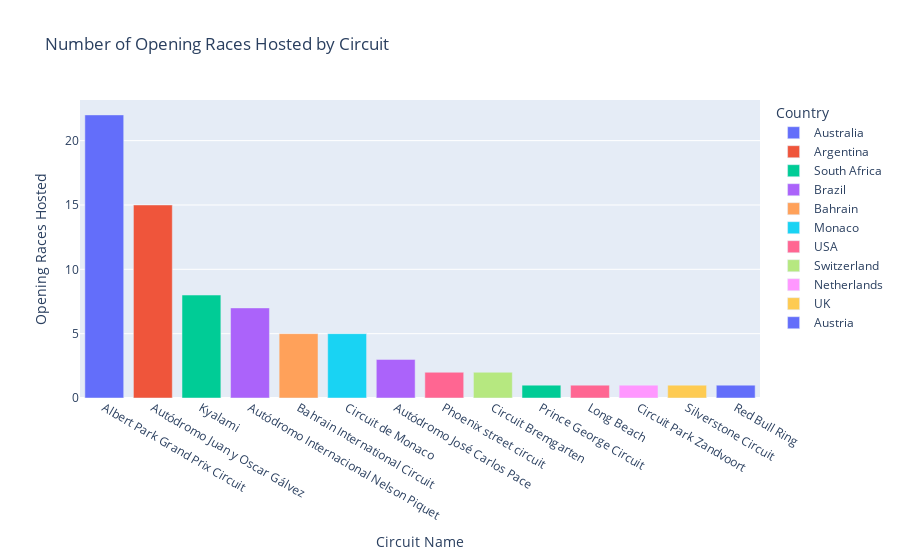

Notebook code for this chart:
### Code cell
fig = px.bar(datos, x='Circuit Name', y='Opening Races Hosted', color='Country', hover_data=['City', 'Grand Prix Name'],
             title='Number of Opening Races Hosted by Circuit')

fig.update_layout(xaxis={'categoryorder':'total descending'})

fig.show();

### Figure 1 — Plotly figure (JSON) as saved in the notebook; plotly's stock layout.template omitted (floating-point values rounded to 4 significant figures)
{"data": [{"alignmentgroup": "True", "customdata": [["Melbourne", "Australian Grand Prix"]], "hovertemplate": "Country=Australia<br>Circuit Name=%{x}<br>Opening Races Hosted=%{y}<br>City=%{customdata[0]}<br>Grand Prix Name=%{customdata[1]}<extra></extra>", "legendgroup": "Australia", "marker": {"color": "#636efa", "pattern": {"shape": ""}}, "name": "Australia", "offsetgroup": "Australia", "orientation": "v", "showlegend": true, "textposition": "auto", "type": "bar", "x": ["Albert Park Grand Prix Circuit"], "xaxis": "x", "y": [22], "yaxis": "y"}, {"alignmentgroup": "True", "customdata": [["Buenos Aires", "Argentine Grand Prix"]], "hovertemplate": "Country=Argentina<br>Circuit Name=%{x}<br>Opening Races Hosted=%{y}<br>City=%{customdata[0]}<br>Grand Prix Name=%{customdata[1]}<extra></extra>", "legendgroup": "Argentina", "marker": {"color": "#EF553B", "pattern": {"shape": ""}}, "name": "Argentina", "offsetgroup": "Argentina", "orientation": "v", "showlegend": true, "textposition": "auto", "type": "bar", "x": ["Autódromo Juan y Oscar Gálvez"], "xaxis": "x", "y": [15], "yaxis": "y"}, {"alignmentgroup": "True", "customdata": [["Midrand", "South African Grand Prix"], ["Eastern Cape Province", "South African Grand Prix"]], "hovertemplate": "Country=South Africa<br>Circuit Name=%{x}<br>Opening Races Hosted=%{y}<br>City=%{customdata[0]}<br>Grand Prix Name=%{customdata[1]}<extra></extra>", "legendgroup": "South Africa", "marker": {"color": "#00cc96", "pattern": {"shape": ""}}, "name": "South Africa", "offsetgroup": "South Africa", "orientation": "v", "showlegend": true, "textposition": "auto", "type": "bar", "x": ["Kyalami", "Prince George Circuit"], "xaxis": "x", "y": [8, 1], "yaxis": "y"}, {"alignmentgroup": "True", "customdata": [["Rio de Janeiro", "Brazilian Grand Prix"], ["São Paulo", "Brazilian Grand Prix"]], "hovertemplate": "Country=Brazil<br>Circuit Name=%{x}<br>Opening Races Hosted=%{y}<br>City=%{customdata[0]}<br>Grand Prix Name=%{customdata[1]}<extra></extra>", "legendgroup": "Brazil", "marker": {"color": "#ab63fa", "pattern": {"shape": ""}}, "name": "Brazil", "offsetgroup": "Brazil", "orientation": "v", "showlegend": true, "textposition": "auto", "type": "bar", "x": ["Autódromo Internacional Nelson Piquet", "Autódromo José Carlos Pace"], "xaxis": "x", "y": [7, 3], "yaxis": "y"}, {"alignmentgroup": "True", "customdata": [["Sakhir", "Bahrain Grand Prix"]], "hovertemplate": "Country=Bahrain<br>Circuit Name=%{x}<br>Opening Races Hosted=%{y}<br>City=%{customdata[0]}<br>Grand Prix Name=%{customdata[1]}<extra></extra>", "legendgroup": "Bahrain", "marker": {"color": "#FFA15A", "pattern": {"shape": ""}}, "name": "Bahrain", "offsetgroup": "Bahrain", "orientation": "v", "showlegend": true, "textposition": "auto", "type": "bar", "x": ["Bahrain International Circuit"], "xaxis": "x", "y": [5], "yaxis": "y"}, {"alignmentgroup": "True", "customdata": [["Monte-Carlo", "Monaco Grand Prix"]], "hovertemplate": "Country=Monaco<br>Circuit Name=%{x}<br>Opening Races Hosted=%{y}<br>City=%{customdata[0]}<br>Grand Prix Name=%{customdata[1]}<extra></extra>", "legendgroup": "Monaco", "marker": {"color": "#19d3f3", "pattern": {"shape": ""}}, "name": "Monaco", "offsetgroup": "Monaco", "orientation": "v", "showlegend": true, "textposition": "auto", "type": "bar", "x": ["Circuit de Monaco"], "xaxis": "x", "y": [5], "yaxis": "y"}, {"alignmentgroup": "True", "customdata": [["Phoenix", "United States Grand Prix"], ["California", "United States Grand Prix West"]], "hovertemplate": "Country=USA<br>Circuit Name=%{x}<br>Opening Races Hosted=%{y}<br>City=%{customdata[0]}<br>Grand Prix Name=%{customdata[1]}<extra></extra>", "legendgroup": "USA", "marker": {"color": "#FF6692", "pattern": {"shape": ""}}, "name": "USA", "offsetgroup": "USA", "orientation": "v", "showlegend": true, "textposition": "auto", "type": "bar", "x": ["Phoenix street circuit", "Long Beach"], "xaxis": "x", "y": [2, 1], "yaxis": "y"}, {"alignmentgroup": "True", "customdata": [["Bern", "Swiss Grand Prix"]], "hovertemplate": "Country=Switzerland<br>Circuit Name=%{x}<br>Opening Races Hosted=%{y}<br>City=%{customdata[0]}<br>Grand Prix Name=%{customdata[1]}<extra></extra>", "legendgroup": "Switzerland", "marker": {"color": "#B6E880", "pattern": {"shape": ""}}, "name": "Switzerland", "offsetgroup": "Switzerland", "orientation": "v", "showlegend": true, "textposition": "auto", "type": "bar", "x": ["Circuit Bremgarten"], "xaxis": "x", "y": [2], "yaxis": "y"}, {"alignmentgroup": "True", "customdata": [["Zandvoort", "Dutch Grand Prix"]], "hovertemplate": "Country=Netherlands<br>Circuit Name=%{x}<br>Opening Races Hosted=%{y}<br>City=%{customdata[0]}<br>Grand Prix Name=%{customdata[1]}<extra></extra>", "legendgroup": "Netherlands", "marker": {"color": "#FF97FF", "pattern": {"shape": ""}}, "name": "Netherlands", "offsetgroup": "Netherlands", "orientation": "v", "showlegend": true, "textposition": "auto", "type": "bar", "x": ["Circuit Park Zandvoort"], "xaxis": "x", "y": [1], "yaxis": "y"}, {"alignmentgroup": "True", "customdata": [["Silverstone", "British Grand Prix"]], "hovertemplate": "Country=UK<br>Circuit Name=%{x}<br>Opening Races Hosted=%{y}<br>City=%{customdata[0]}<br>Grand Prix Name=%{customdata[1]}<extra></extra>", "legendgroup": "UK", "marker": {"color": "#FECB52", "pattern": {"shape": ""}}, "name": "UK", "offsetgroup": "UK", "orientation": "v", "showlegend": true, "textposition": "auto", "type": "bar", "x": ["Silverstone Circuit"], "xaxis": "x", "y": [1], "yaxis": "y"}, {"alignmentgroup": "True", "customdata": [["Spielberg", "Austrian Grand Prix"]], "hovertemplate": "Country=Austria<br>Circuit Name=%{x}<br>Opening Races Hosted=%{y}<br>City=%{customdata[0]}<br>Grand Prix Name=%{customdata[1]}<extra></extra>", "legendgroup": "Austria", "marker": {"color": "#636efa", "pattern": {"shape": ""}}, "name": "Austria", "offsetgroup": "Austria", "orientation": "v", "showlegend": true, "textposition": "auto", "type": "bar", "x": ["Red Bull Ring"], "xaxis": "x", "y": [1], "yaxis": "y"}], "layout": {"barmode": "relative", "legend": {"title": {"text": "Country"}, "tracegroupgap": 0}, "title": {"text": "Number of Opening Races Hosted by Circuit"}, "xaxis": {"anchor": "y", "categoryorder": "total descending", "domain": [0, 1], "title": {"text": "Circuit Name"}}, "yaxis": {"anchor": "x", "domain": [0, 1], "title": {"text": "Opening Races Hosted"}}}}
